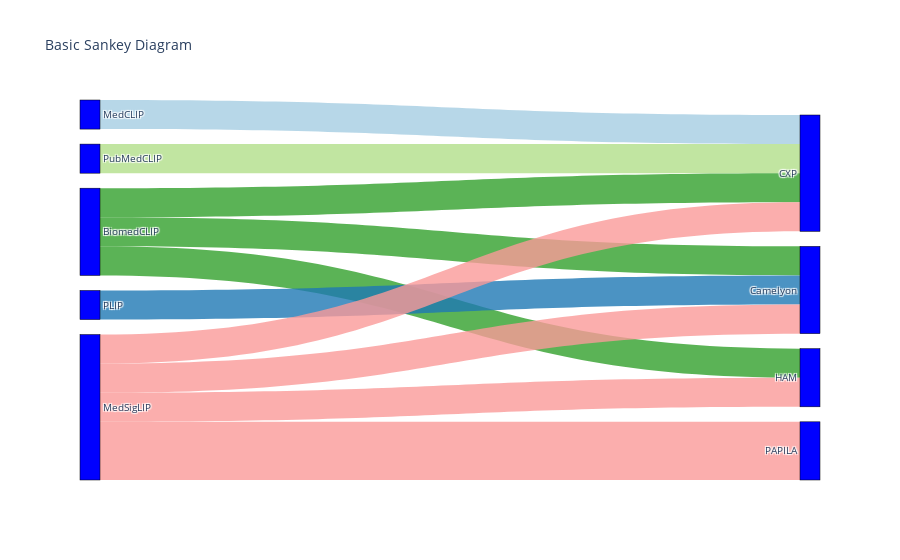

Notebook code for this chart:
### Code cell
import plotly.graph_objects as go

source = []
target = []
colors = []

for edge in edges:
    source.append(U.index(edge[0]))
    target.append(V.index(edge[1]) + len(U))
    c = sns.color_palette("Paired")[U.index(edge[0])]
    c = [int(x * 255) for x in c]
    colors.append(f"rgba({c[0]},{c[1]},{c[2]},0.8)")
print(colors)

value = [1] * len(source)


fig = go.Figure(
    data=[
        go.Sankey(
            node=dict(pad=15, thickness=20, line=dict(
                color="black", width=0.5), label=U + V, color="blue"),
            link=dict(
                # indices correspond to labels, eg A1, A2, A1, B1, ...
                source=source,
                target=target,
                value=value,
                color=colors,
            ),
        )
    ]
)

fig.update_layout(title_text="Basic Sankey Diagram", font_size=10)
fig.show()

### Figure 1 — Plotly figure (JSON) as saved in the notebook; plotly's stock layout.template omitted (floating-point values rounded to 4 significant figures)
{"data": [{"link": {"color": ["rgba(166,206,227,0.8)", "rgba(178,223,138,0.8)", "rgba(51,160,44,0.8)", "rgba(51,160,44,0.8)", "rgba(51,160,44,0.8)", "rgba(31,120,180,0.8)", "rgba(251,154,153,0.8)", "rgba(251,154,153,0.8)", "rgba(251,154,153,0.8)", "rgba(251,154,153,0.8)", "rgba(251,154,153,0.8)"], "source": [0, 2, 3, 3, 3, 1, 4, 4, 4, 4, 4], "target": [5, 5, 5, 7, 6, 6, 5, 6, 8, 7, 8], "value": [1, 1, 1, 1, 1, 1, 1, 1, 1, 1, 1]}, "node": {"color": "blue", "label": ["MedCLIP", "PLIP", "PubMedCLIP", "BiomedCLIP", "MedSigLIP", "CXP", "Camelyon", "HAM", "PAPILA", "GF3300", "FairVLMed"], "line": {"color": "black", "width": 0.5}, "pad": 15, "thickness": 20}, "type": "sankey"}], "layout": {"font": {"size": 10}, "title": {"text": "Basic Sankey Diagram"}}}
